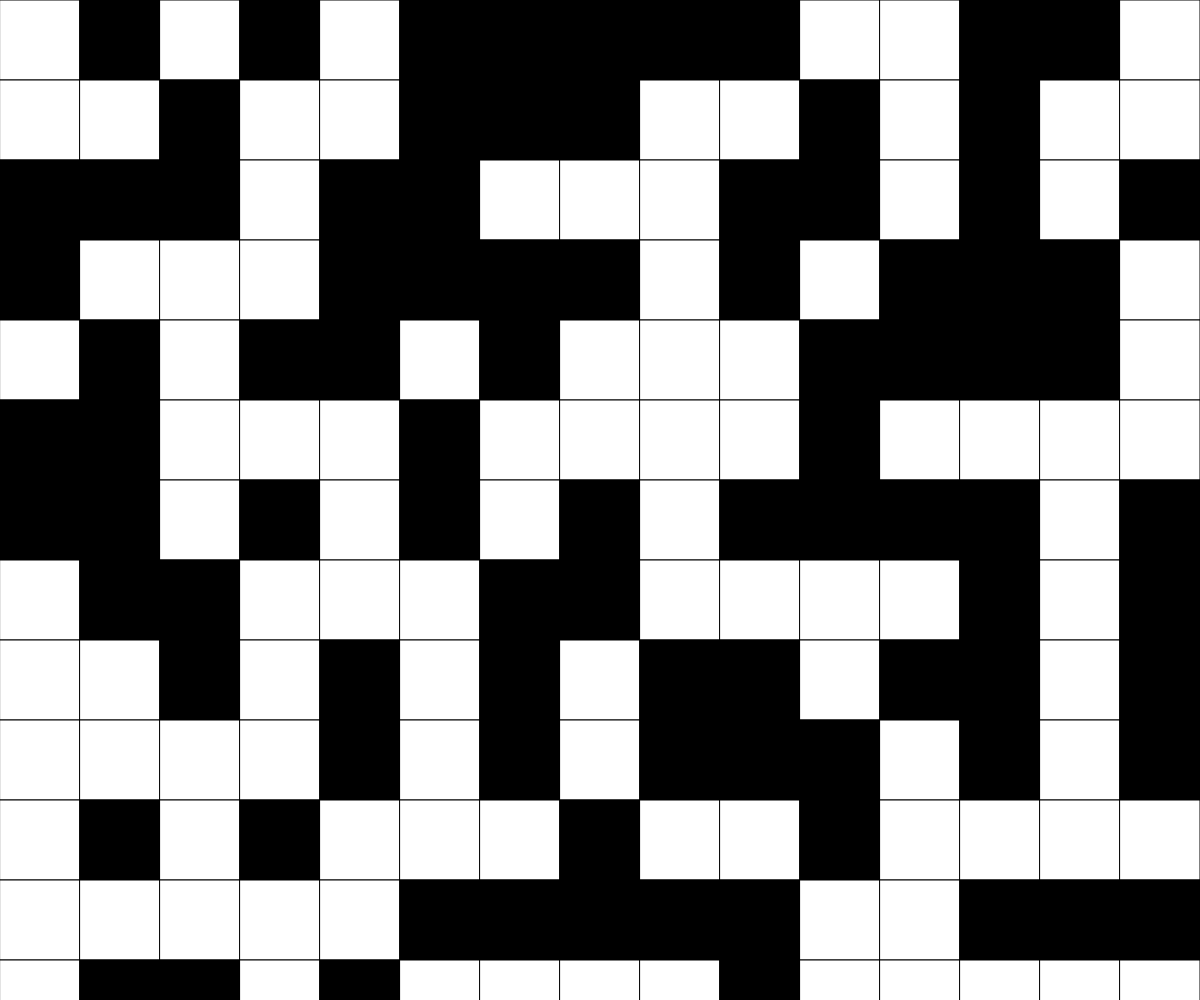
Frame 1 (no input)
Frame 60 (no input): identical to frame 1, image omitted
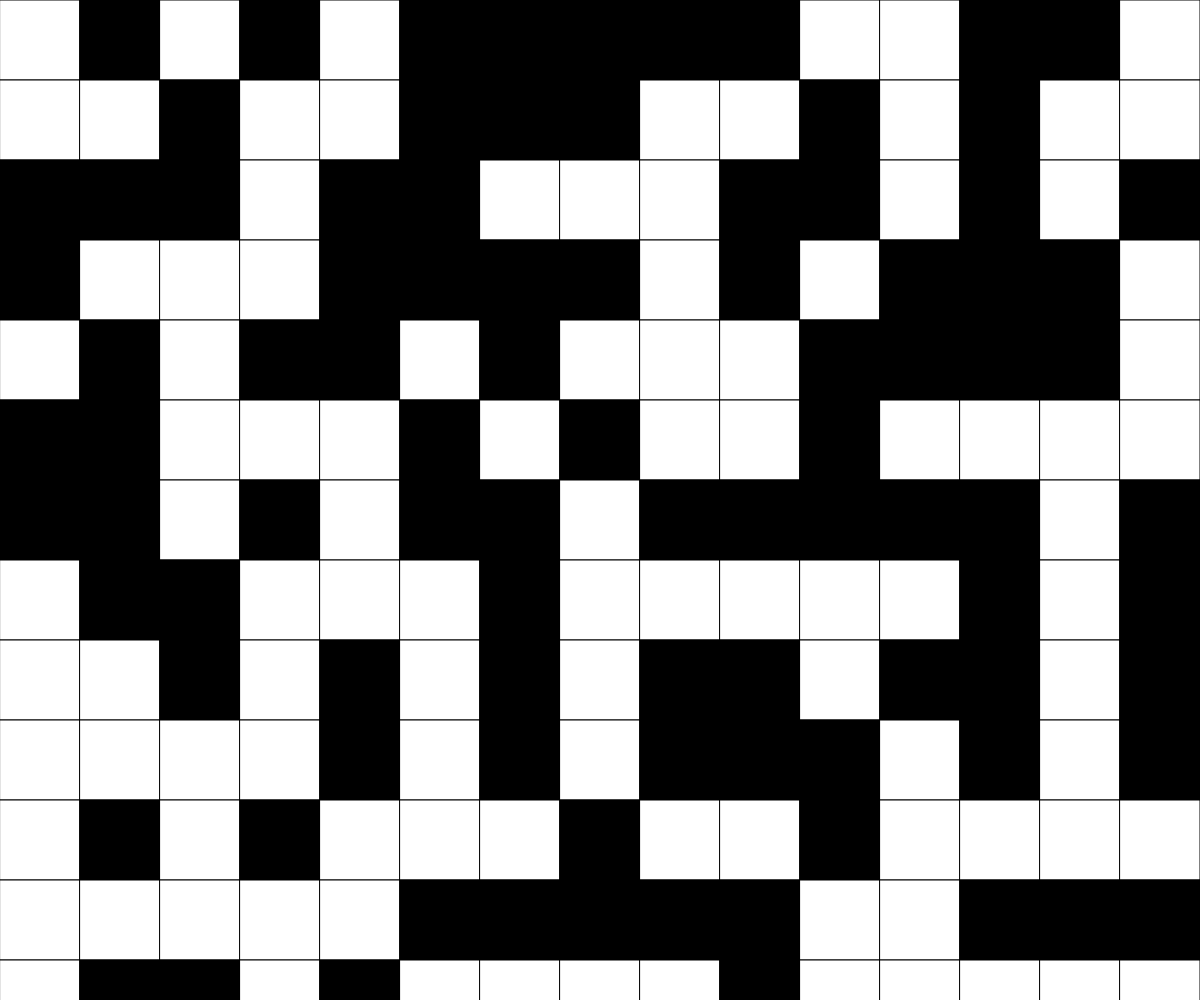
Frame 120 (the mouse pressed at the canvas centre since frame 60)

The p5.js sketch that drew these frames (run headless with seeded random() and noise() and a simulated clock; from frame 60 on, the mouse is pressed at the canvas centre):

// p5.js sketch
// ── sketch.js
// 2D Grid Array Neighbours
// Hyder Shahzaib Ahmed
// 10/25/2023

let grid;

let cellSize
const GRID_SIZE = 15;

function setup() {
  createCanvas(windowWidth, windowHeight);
  grid = randomGridGenerator(GRID_SIZE, GRID_SIZE);
  cellSize = width/GRID_SIZE;
}


function draw() {
  background(220);
  displayGrid();
}

function mousePressed(){
  let y = Math.floor(mouseY/cellSize);
  let x = Math.floor(mouseX/cellSize);

  toggleCell(x, y);
  toggleCell(x, y-1);
  toggleCell(x, y+1);
  toggleCell(x+1, y);
  toggleCell(x-1, y);
}

function toggleCell(x, y){
  if(x >= 0 && x <= GRID_SIZE-1 && y >= 0 && y <= GRID_SIZE){
    if (grid[y][x] === 0) {
      grid[y][x] = 1;
    }
    else{
      grid[y][x] = 0;
    }
  }
}

function randomGridGenerator(cols, rows) {
  let newGrid = [];
  for (let y = 0; y < cols; y++) {
    newGrid.push([]);
    for (let x = 0; x < rows; x++) {
      if (random(100) < 50) {
        newGrid[y][x] = 0;
      }
      else {
        newGrid[y][x] = 1;
      }
    }
  }
  return newGrid;
}

function displayGrid(){
  for (let y = 0; y < GRID_SIZE; y++) {
    for (let x = 0; x < GRID_SIZE; x++) {
      if(grid[y][x] === 0){
        fill("black");
      }
      else{
        fill("white");
      }
      rect(x*cellSize, y*cellSize, cellSize, cellSize);
    }
  }
}
